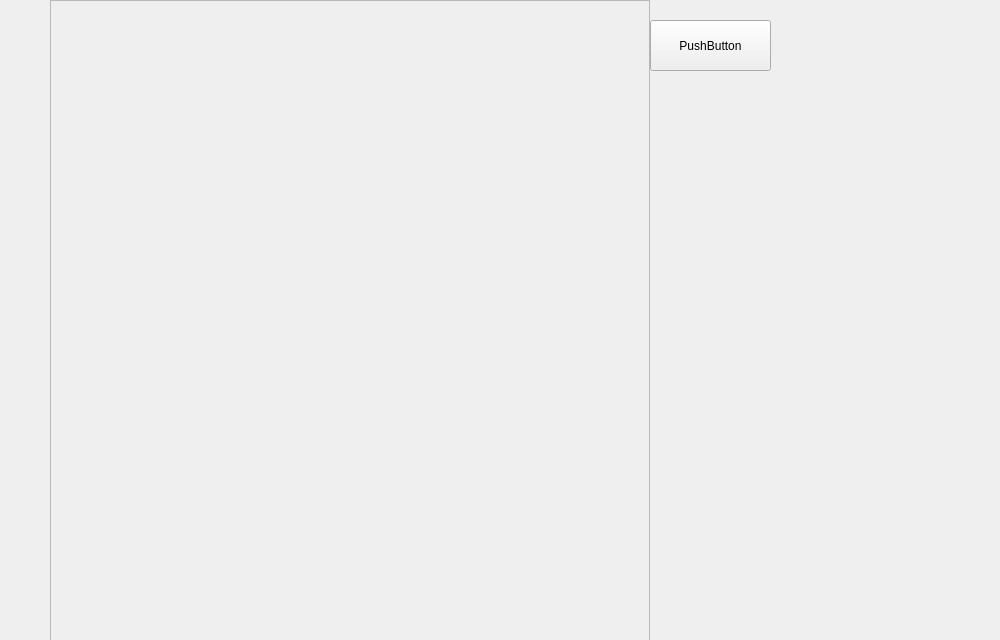
<?xml version="1.0" encoding="UTF-8"?>
<ui version="4.0">
 <class>ProductManagementClass</class>
 <widget class="QWidget" name="ProductManagementClass">
  <property name="geometry">
   <rect>
    <x>0</x>
    <y>0</y>
    <width>1000</width>
    <height>640</height>
   </rect>
  </property>
  <property name="minimumSize">
   <size>
    <width>1000</width>
    <height>640</height>
   </size>
  </property>
  <property name="maximumSize">
   <size>
    <width>1000</width>
    <height>16777215</height>
   </size>
  </property>
  <property name="windowTitle">
   <string>ProductManagement</string>
  </property>
  <widget class="QScrollArea" name="scrollArea">
   <property name="geometry">
    <rect>
     <x>50</x>
     <y>0</y>
     <width>600</width>
     <height>641</height>
    </rect>
   </property>
   <property name="widgetResizable">
    <bool>true</bool>
   </property>
   <widget class="QWidget" name="scrollAreaWidgetContents">
    <property name="geometry">
     <rect>
      <x>0</x>
      <y>0</y>
      <width>598</width>
      <height>639</height>
     </rect>
    </property>
   </widget>
  </widget>
  <widget class="QPushButton" name="pushButton">
   <property name="geometry">
    <rect>
     <x>650</x>
     <y>20</y>
     <width>121</width>
     <height>51</height>
    </rect>
   </property>
   <property name="text">
    <string>PushButton</string>
   </property>
  </widget>
 </widget>
 <layoutdefault spacing="6" margin="11"/>
 <resources/>
 <connections/>
</ui>
